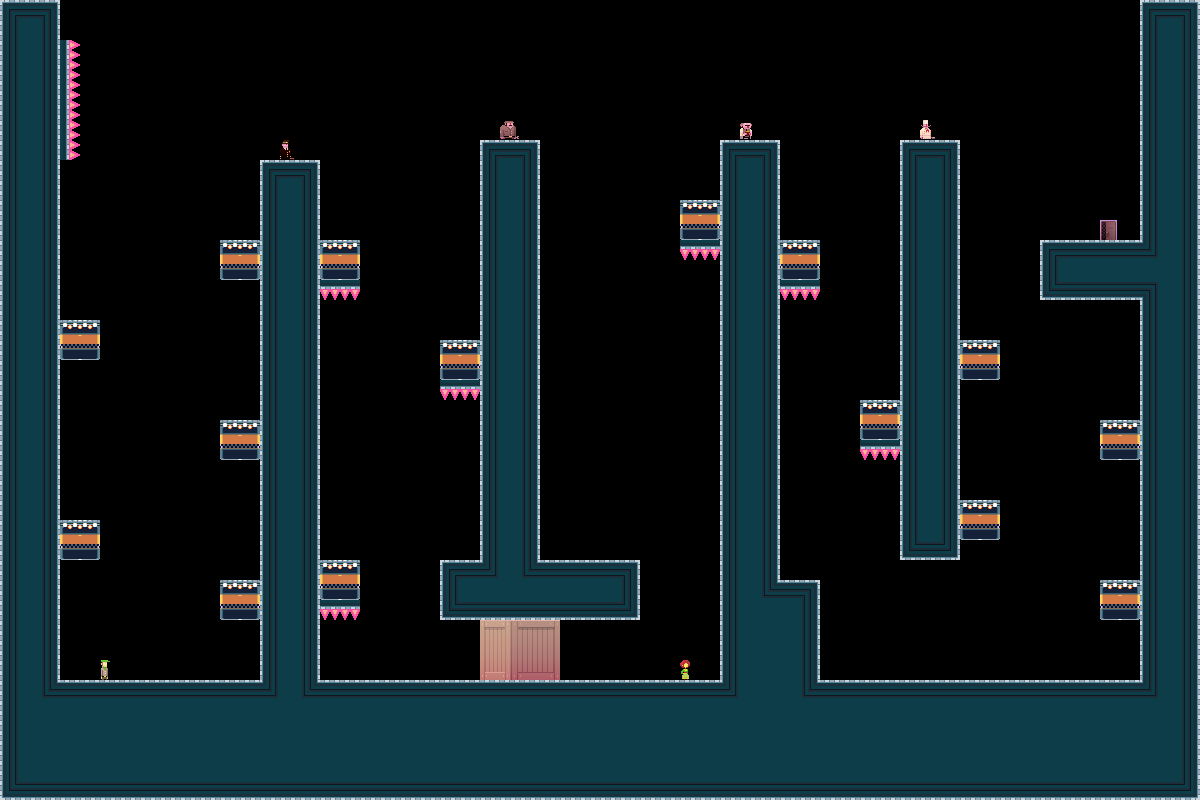

This game map was drawn from its Tiled (.tmx) file and the tilesets committed beside it. A one-line description and the trimmed map source follow:
An orthogonal 60x40 tile map with 20x20 px tiles, 3 tile layers (bg, bg2, dontAutoLoad_sprites) and 33 objects.

<map version="1.0" orientation="orthogonal" width="60" height="40" tilewidth="20" tileheight="20">
 <tileset firstgid="1" name="tiles_newyork" tilewidth="20" tileheight="20">
  <image source="../../../../XNAModeContent/Lemonade/tiles_newyork.png" width="400" height="400" />
  <terraintypes>
   <terrain name="solid" tile="-1" />
  </terraintypes>
  <tile id="8" terrain=",,,0" />
  <tile id="9" terrain=",,0,0" />
  <tile id="10" terrain=",,0,0" />
  <tile id="11" terrain=",,0,0" />
  <tile id="12" terrain=",,0,0" />
  <tile id="13" terrain=",,0,0" />
  <tile id="14" terrain=",,0," />
  <tile id="15" terrain="0,0,0," />
  <tile id="16" terrain="0,0,,0" />
  <tile id="28" terrain=",0,,0" />
  <tile id="34" terrain="0,,0," />
  <tile id="35" terrain="0,,0,0" />
  <tile id="36" terrain=",0,0,0" />
  <tile id="48" terrain=",0,,0" />
  <tile id="54" terrain="0,,0," />
  <tile id="68" terrain=",0,,0" />
  <tile id="74" terrain="0,,0," />
  <tile id="88" terrain=",0,,0" />
  <tile id="94" terrain="0,,0," />
  <tile id="108" terrain=",0,,0" />
  <tile id="114" terrain="0,,0," />
  <tile id="128" terrain=",0,," />
  <tile id="129" terrain="0,0,," />
  <tile id="130" terrain="0,0,," />
  <tile id="131" terrain="0,0,," />
  <tile id="132" terrain="0,0,," />
  <tile id="133" terrain="0,0,," />
  <tile id="134" terrain="0,,," />
  <tile id="194" terrain="0,0,0,0" />
  <tile id="356">
   <properties>
    <property name="LargeCrate" value="" />
   </properties>
  </tile>
  <tile id="380">
   <properties>
    <property name="Andre" value="" />
   </properties>
  </tile>
  <tile id="381">
   <properties>
    <property name="Liselot" value="" />
   </properties>
  </tile>
  <tile id="382">
   <properties>
    <property name="Amsterdaam" value="" />
   </properties>
  </tile>
  <tile id="383">
   <properties>
    <property name="Worker" value="" />
   </properties>
  </tile>
  <tile id="384">
   <properties>
    <property name="Inspector" value="" />
   </properties>
  </tile>
  <tile id="385">
   <properties>
    <property name="Chef" value="" />
   </properties>
  </tile>
  <tile id="386">
   <properties>
    <property name="Exit" value="" />
   </properties>
  </tile>
  <tile id="387">
   <properties>
    <property name="Trampoline" value="" />
   </properties>
  </tile>
  <tile id="388">
   <properties>
    <property name="SmallCrate" value="" />
   </properties>
  </tile>
  <tile id="389">
   <properties>
    <property name="SugarBag" value="" />
   </properties>
  </tile>
 </tileset>
 <layer name="bg" width="60" height="40">
  <data>[2400 cells, 1008 non-empty, 49 distinct tile ids]</data>
 </layer>
 <layer name="bg2" width="60" height="40">
  <data>[2400 cells, 0 non-empty, 0 distinct tile ids]</data>
 </layer>
 <objectgroup name="boxes" width="60" height="40">
  <object x="0" y="680" width="1200" height="120" />
  <object x="0" y="0" width="60" height="680" />
  <object x="1140" y="0" width="60" height="680" />
  <object x="260" y="160" width="60" height="520" />
  <object x="480" y="140" width="60" height="420" />
  <object x="720" y="140" width="60" height="540" />
  <object x="900" y="140" width="60" height="420" />
  <object x="440" y="560" width="200" height="60" />
  <object x="320" y="560" width="40" height="40" />
  <object x="220" y="580" width="40" height="40" />
  <object x="60" y="520" width="40" height="40" />
  <object x="220" y="420" width="40" height="40" />
  <object x="60" y="320" width="40" height="40" />
  <object x="220" y="240" width="40" height="40" />
  <object x="320" y="240" width="40" height="40" />
  <object x="440" y="340" width="40" height="40" />
  <object x="640" y="200">
   <polyline points="0,0 0,360" />
  </object>
  <object x="680" y="200" width="40" height="40" />
  <object x="780" y="240" width="40" height="40" />
  <object x="860" y="400" width="40" height="40" />
  <object x="780" y="580" width="40" height="100" />
  <object x="1040" y="240" width="100" height="60" />
  <object x="1100" y="580" width="40" height="40" />
  <object x="1100" y="420" width="40" height="40" />
  <object x="960" y="500" width="40" height="40" />
  <object x="960" y="340" width="40" height="40" />
 </objectgroup>
 <layer name="dontAutoLoad_sprites" width="60" height="40">
  <data>[2400 cells, 25 non-empty, 20 distinct tile ids]</data>
 </layer>
 <objectgroup name="dontAutoLoad_death" width="60" height="40">
  <object x="60" y="40" width="20" height="120" />
  <object x="440" y="380" width="40" height="20" />
  <object x="320" y="280" width="40" height="20" />
  <object x="320" y="600" width="40" height="20" />
  <object x="680" y="240" width="40" height="20" />
  <object x="780" y="280" width="40" height="20" />
  <object x="860" y="440" width="40" height="20" />
 </objectgroup>
</map>
